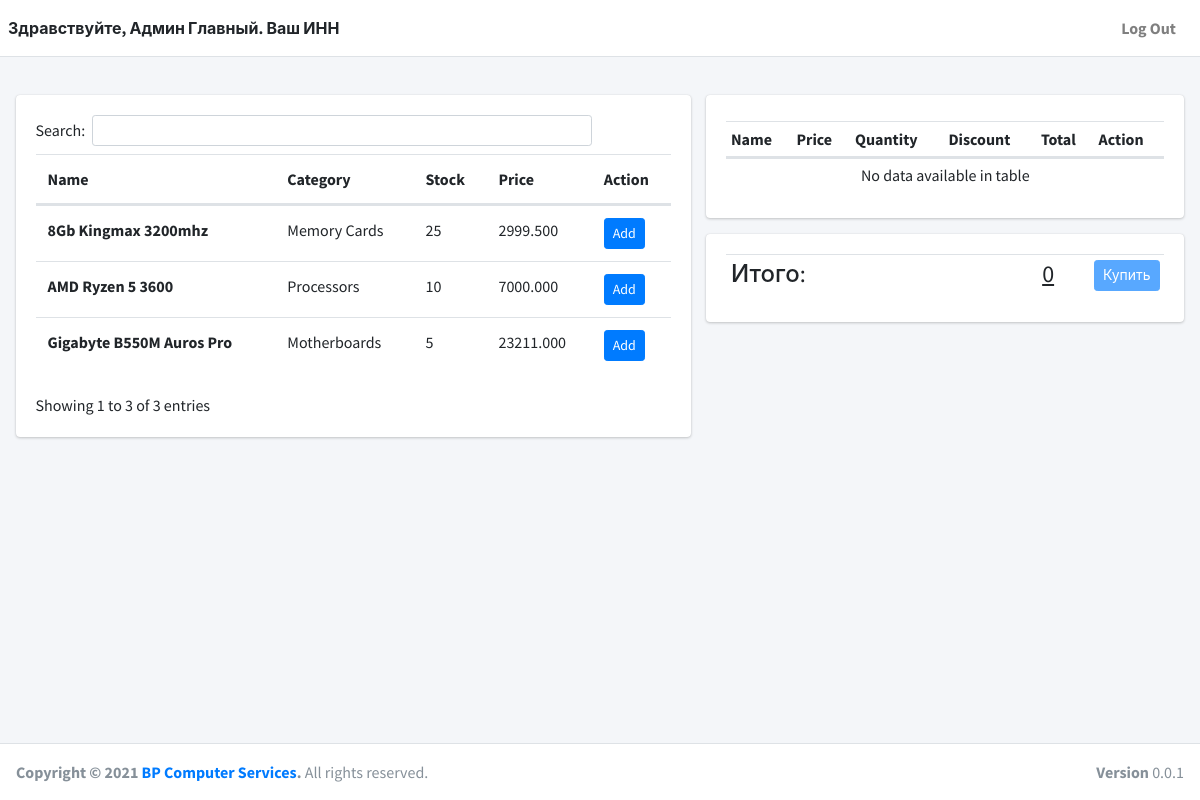
The page / (signed in) on the database as committed earlier.
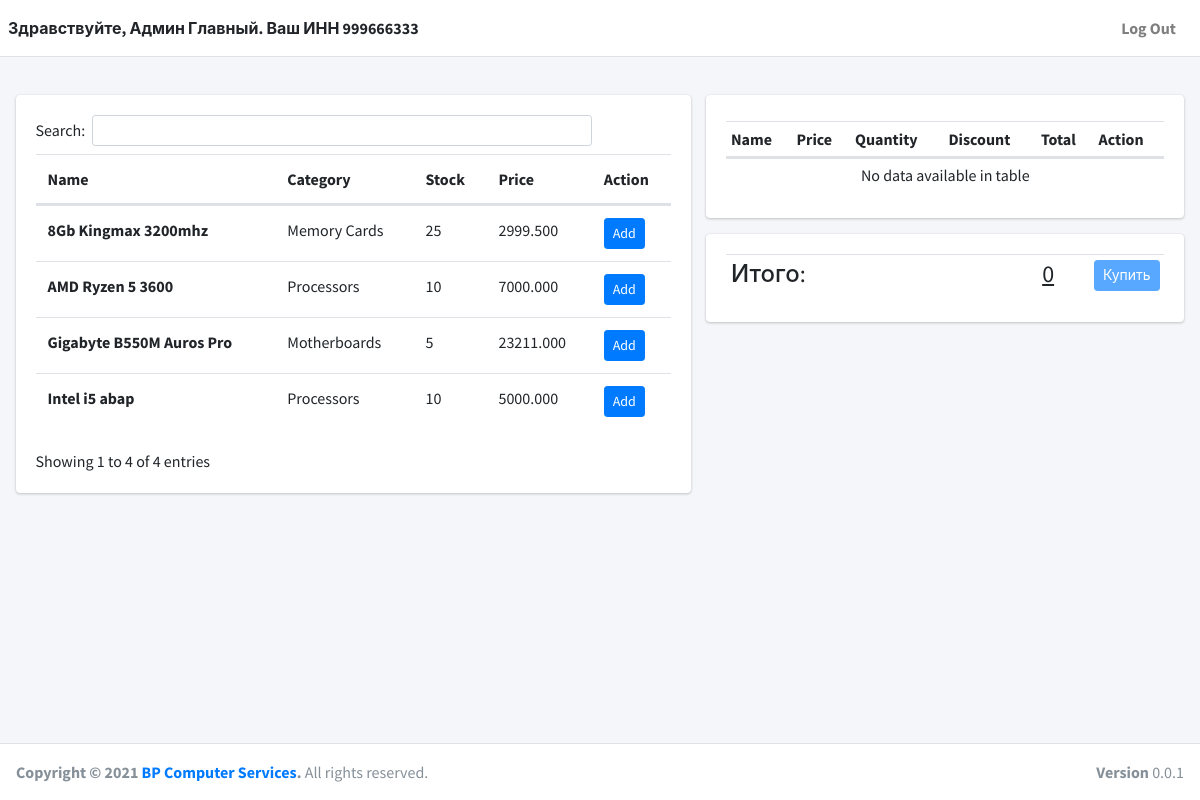
The same page on the database as committed later.
### app/models.py (models this page shows, shortened)
class BasicModels(models.Model):
    modified_date = models.DateTimeField(auto_now=True, null=True, blank=True)
    created_date = models.DateTimeField(auto_now_add=True)
    is_active = models.BooleanField(default=True)
    class Meta:
        abstract = True

class Item(BasicModels):
    objects = MyManager()
    name = models.CharField(max_length=100, null=True, blank=True, unique=True)
    selling_price = models.DecimalField(null=True, blank=True, decimal_places=3, max_digits=15)
    original_price = models.DecimalField(null=True, blank=True, decimal_places=3, max_digits=15)
    category = models.ForeignKey(Category, on_delete=models.DO_NOTHING)
    stock = models.IntegerField(default=0)
    is_active = models.BooleanField(default=True)
    class Meta:
        db_table = 'items'
        verbose_name = 'Item'
        verbose_name_plural = "Items"
        ordering = ['name']

class Category(BasicModels):
    name = models.CharField(max_length=100, null=True, blank=True, unique=True)
    class Meta:
        db_table = 'categories'
        verbose_name = 'Category'
        verbose_name_plural = "Categories"

class UserAccount(AbstractUser):
    inn = models.CharField(max_length=11, unique=True)

### app/views/common.py (the view)
# urls.py: path('', common.index, name="index"),
def index(request):
    if request.user.is_authenticated:
        items = Item.objects.filter(is_active=True)
        ctx = {
            'title': 'Sales',
            'items': items
        }
        return render(request, "sales/index.html", ctx)
    else:
        return HttpResponseRedirect(reverse("login"))

### app/templates/sales/index.html (shortened to what this page needs)
{% extends 'base.html' %}
{% block content %}
    <div class="row">
        <div class="col-md-7">
            <div class="card">
                <div class="card-body">
                    {% include 'sales/items.html' %}
                </div>
            </div>
        </div>
        <div class="col-md-5">
            <form action="{% url 'order' %}" method="post">
                <div class="card">
                    <div class="card-body">
                        {% include 'sales/cart-items.html' %}
                    </div>
                </div>
                <div class="card">
                    <div class="card-body">
                        {% include 'sales/get-items.html' %}
                    </div>
                </div>
            </form>
        </div>
    </div>
{% endblock %}

### app/templates/partials/navbar.html (shortened to what this page needs)
{% load static %}
<nav class="main-header navbar navbar-expand navbar-white navbar-light">
    <ul class="navbar-nav">
        <li class="nav-item d-none d-sm-inline-block">
            <span class="text-bold">Здравствуйте, {{ request.user.first_name }} {{ request.user.last_name }}.
        Ваш ИНН  {{ request.user.inn }}</span></a>
        </li>
    </ul>
    <ul class="navbar-nav ml-auto">
        <li class="nav-item">
            <a class="nav-link" href="{% url 'logout' %}" >
                <span class="text-bold">Log Out</span></a>
        </li>
    </ul>
</nav>

### app/templates/sales/items.html
<table id="data-table" class="table table-hover table-responsive-md" style="width:100%">
    <thead>
        <tr>
            <th>Name</th>
            <th>Category</th>
            <th>Stock</th>
            <th>Price</th>
            <th>Action</th>
        </tr>
    </thead>
    <tbody>
        {% for item in items %}
        <tr>
            <td class="font-weight-bolder" id="item-{{ item.id }}">{{ item.name }}</td>
            <td>{{ item.category.name }}</td>
            <td>
                {% if item.stock %}
                {{ item.stock }}
                {% else %}
                Out of Stock
                {% endif %}
            </td>
            <td>{{ item.selling_price }}</td>
            <td>
                {% if item.stock %}
                <button class="btn btn-sm btn-primary addItem" data-id="{{ item.id }}" data-stock="{{ item.stock }}" data-name="{{ item.name }}" data-price="{{ item.selling_price }}">Add</button>
                {% endif %}
            </td>
        </tr>
        {% endfor %}
    </tbody>
</table>

Rows that differ between the two databases and show on the page:
changed UserAccount "Админ": user.inn (not shown) → "999666333"
added Item: name "Intel i5 abap", category.name "Processors", stock "10", selling_price "5000.000"
Other text that changed with them:
text written by a page script: "Search: Showing 1 to 3 of 3 entries" → "Search: Showing 1 to 4 of 4 entries"
